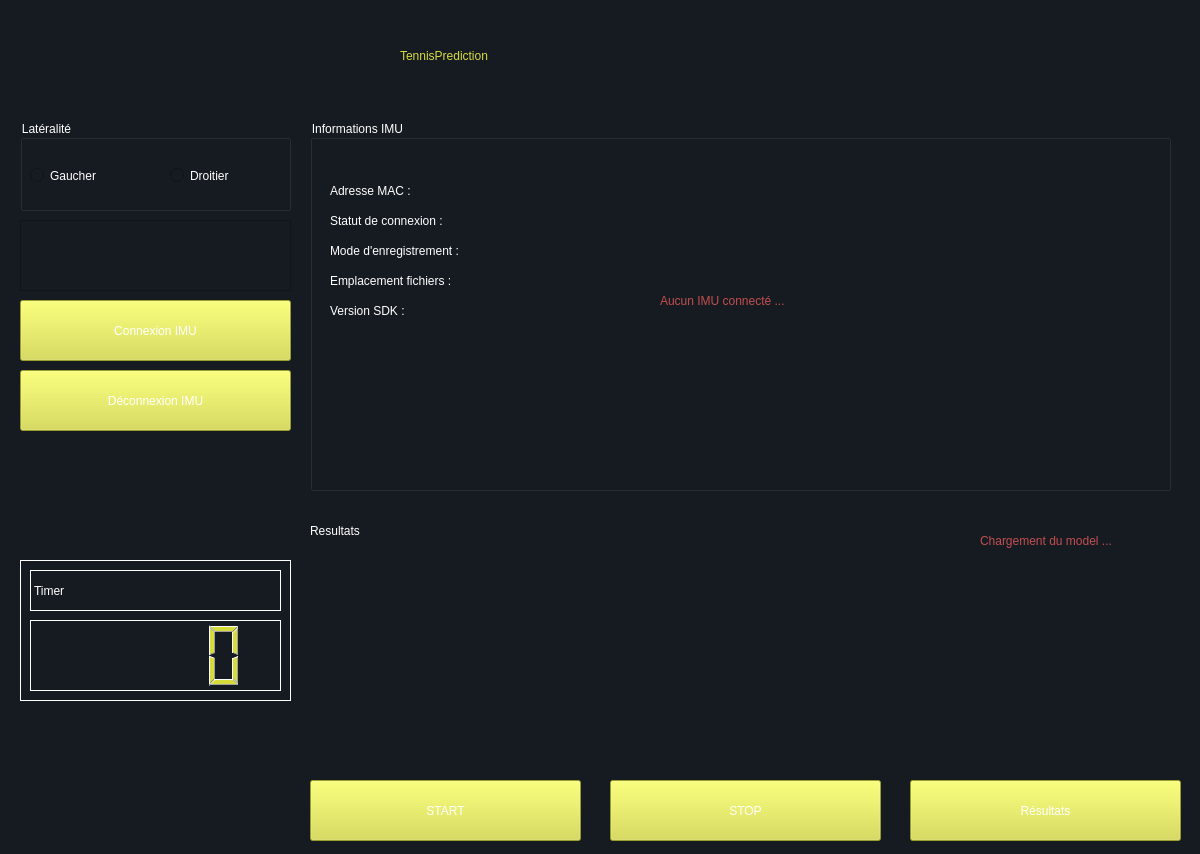
<?xml version="1.0" encoding="UTF-8"?>
<ui version="4.0">
 <class>mainWindow</class>
 <widget class="QWidget" name="mainWindow">
  <property name="geometry">
   <rect>
    <x>0</x>
    <y>0</y>
    <width>1200</width>
    <height>854</height>
   </rect>
  </property>
  <property name="maximumSize">
   <size>
    <width>1200</width>
    <height>854</height>
   </size>
  </property>
  <property name="windowTitle">
   <string>Form</string>
  </property>
  <property name="autoFillBackground">
   <bool>false</bool>
  </property>
  <property name="styleSheet">
   <string notr="true">background-color: rgb(22, 27, 34);</string>
  </property>
  <widget class="QGroupBox" name="laterality">
   <property name="geometry">
    <rect>
     <x>20</x>
     <y>120</y>
     <width>271</width>
     <height>91</height>
    </rect>
   </property>
   <property name="styleSheet">
    <string notr="true">color: rgb(255, 255, 255);
font: 75 16pt &quot;Sharp Sans Display No2&quot;;</string>
   </property>
   <property name="title">
    <string>Latéralité</string>
   </property>
   <widget class="QRadioButton" name="rightHanded">
    <property name="geometry">
     <rect>
      <x>150</x>
      <y>30</y>
      <width>101</width>
      <height>51</height>
     </rect>
    </property>
    <property name="styleSheet">
     <string notr="true">font: 75 8pt &quot;Sharp Sans Display No2&quot;;
font: 75 14pt &quot;Sharp Sans Display No2&quot;;</string>
    </property>
    <property name="text">
     <string>Droitier</string>
    </property>
   </widget>
   <widget class="QRadioButton" name="leftHanded">
    <property name="geometry">
     <rect>
      <x>10</x>
      <y>30</y>
      <width>111</width>
      <height>51</height>
     </rect>
    </property>
    <property name="styleSheet">
     <string notr="true">font: 75 8pt &quot;Sharp Sans Display No2&quot;;
font: 75 14pt &quot;Sharp Sans Display No2&quot;;</string>
    </property>
    <property name="text">
     <string>Gaucher</string>
    </property>
   </widget>
  </widget>
  <widget class="QLabel" name="title">
   <property name="geometry">
    <rect>
     <x>400</x>
     <y>20</y>
     <width>441</width>
     <height>71</height>
    </rect>
   </property>
   <property name="styleSheet">
    <string notr="true">font: 75 36pt &quot;Sharp Sans Display No2&quot;;
color: rgb(213, 220, 60);</string>
   </property>
   <property name="text">
    <string>TennisPrediction</string>
   </property>
  </widget>
  <widget class="QGroupBox" name="IMUinformations">
   <property name="geometry">
    <rect>
     <x>310</x>
     <y>120</y>
     <width>861</width>
     <height>371</height>
    </rect>
   </property>
   <property name="toolTip">
    <string>&lt;!DOCTYPE HTML PUBLIC &quot;-//W3C//DTD HTML 4.0//EN&quot; &quot;http://www.w3.org/TR/REC-html40/strict.dtd&quot;&gt;
&lt;html&gt;&lt;head&gt;&lt;meta name=&quot;qrichtext&quot; content=&quot;1&quot; /&gt;&lt;style type=&quot;text/css&quot;&gt;
p, li { white-space: pre-wrap; }
&lt;/style&gt;&lt;/head&gt;&lt;body style=&quot; font-family:'Sharp Sans Display No2'; font-size:14pt; font-weight:72; font-style:normal;&quot;&gt;
&lt;p style=&quot; margin-top:12px; margin-bottom:12px; margin-left:0px; margin-right:0px; -qt-block-indent:0; text-indent:0px;&quot;&gt;&lt;span style=&quot; font-size:10pt; color:#aa0000;&quot;&gt;Informations générale sur l'IMU connecté&lt;/span&gt;&lt;/p&gt;&lt;/body&gt;&lt;/html&gt;</string>
   </property>
   <property name="styleSheet">
    <string notr="true">font: 75 14pt &quot;Sharp Sans Display No2&quot;;
color: rgb(255, 255, 255);</string>
   </property>
   <property name="title">
    <string>Informations IMU</string>
   </property>
   <widget class="QLabel" name="message_connexion">
    <property name="geometry">
     <rect>
      <x>350</x>
      <y>130</y>
      <width>471</width>
      <height>101</height>
     </rect>
    </property>
    <property name="styleSheet">
     <string notr="true">color: rgb(193, 78, 78);</string>
    </property>
    <property name="text">
     <string>Aucun IMU connecté ...</string>
    </property>
   </widget>
   <widget class="QLabel" name="adresseMac">
    <property name="geometry">
     <rect>
      <x>20</x>
      <y>50</y>
      <width>221</width>
      <height>41</height>
     </rect>
    </property>
    <property name="styleSheet">
     <string notr="true">font: 7pt &quot;MS Shell Dlg 2&quot;;
font: 10pt &quot;MS Shell Dlg 2&quot;;</string>
    </property>
    <property name="text">
     <string>Adresse MAC :</string>
    </property>
   </widget>
   <widget class="QLabel" name="connexion_statut">
    <property name="geometry">
     <rect>
      <x>20</x>
      <y>80</y>
      <width>221</width>
      <height>41</height>
     </rect>
    </property>
    <property name="styleSheet">
     <string notr="true">font: 7pt &quot;MS Shell Dlg 2&quot;;
font: 10pt &quot;MS Shell Dlg 2&quot;;</string>
    </property>
    <property name="text">
     <string>Statut de connexion :</string>
    </property>
   </widget>
   <widget class="QLabel" name="sdk_version">
    <property name="geometry">
     <rect>
      <x>20</x>
      <y>170</y>
      <width>221</width>
      <height>41</height>
     </rect>
    </property>
    <property name="styleSheet">
     <string notr="true">font: 7pt &quot;MS Shell Dlg 2&quot;;
font: 10pt &quot;MS Shell Dlg 2&quot;;</string>
    </property>
    <property name="text">
     <string>Version SDK :</string>
    </property>
   </widget>
   <widget class="QLabel" name="file_path">
    <property name="geometry">
     <rect>
      <x>20</x>
      <y>140</y>
      <width>221</width>
      <height>41</height>
     </rect>
    </property>
    <property name="styleSheet">
     <string notr="true">font: 7pt &quot;MS Shell Dlg 2&quot;;
font: 10pt &quot;MS Shell Dlg 2&quot;;</string>
    </property>
    <property name="text">
     <string>Emplacement fichiers : </string>
    </property>
   </widget>
   <widget class="QLabel" name="mode_record">
    <property name="geometry">
     <rect>
      <x>20</x>
      <y>110</y>
      <width>221</width>
      <height>41</height>
     </rect>
    </property>
    <property name="styleSheet">
     <string notr="true">font: 7pt &quot;MS Shell Dlg 2&quot;;
font: 10pt &quot;MS Shell Dlg 2&quot;;</string>
    </property>
    <property name="text">
     <string>Mode d'enregistrement :</string>
    </property>
   </widget>
  </widget>
  <widget class="QLabel" name="results_label">
   <property name="geometry">
    <rect>
     <x>310</x>
     <y>510</y>
     <width>211</width>
     <height>41</height>
    </rect>
   </property>
   <property name="styleSheet">
    <string notr="true">color: rgb(255, 255, 255);
font: 75 20pt &quot;Sharp Sans Display No2&quot;;
</string>
   </property>
   <property name="text">
    <string>Resultats</string>
   </property>
  </widget>
  <widget class="QPushButton" name="startRecord">
   <property name="geometry">
    <rect>
     <x>310</x>
     <y>780</y>
     <width>271</width>
     <height>61</height>
    </rect>
   </property>
   <property name="styleSheet">
    <string notr="true">color:rgb(255, 255, 255);
background-color: rgb(213, 220, 60);
font: 22pt &quot;MS Shell Dlg 2&quot;;</string>
   </property>
   <property name="text">
    <string>START</string>
   </property>
  </widget>
  <widget class="QPushButton" name="resetRecord">
   <property name="geometry">
    <rect>
     <x>910</x>
     <y>780</y>
     <width>271</width>
     <height>61</height>
    </rect>
   </property>
   <property name="styleSheet">
    <string notr="true">color:rgb(255, 255, 255);
background-color: rgb(213, 220, 60);
font: 16pt &quot;MS Shell Dlg 2&quot;;</string>
   </property>
   <property name="text">
    <string>Résultats</string>
   </property>
  </widget>
  <widget class="QPushButton" name="stopRecord">
   <property name="geometry">
    <rect>
     <x>610</x>
     <y>780</y>
     <width>271</width>
     <height>61</height>
    </rect>
   </property>
   <property name="styleSheet">
    <string notr="true">color:rgb(255, 255, 255);
background-color: rgb(213, 220, 60);
font: 22pt &quot;MS Shell Dlg 2&quot;;</string>
   </property>
   <property name="text">
    <string>STOP</string>
   </property>
  </widget>
  <widget class="QFrame" name="timer_container">
   <property name="geometry">
    <rect>
     <x>20</x>
     <y>560</y>
     <width>271</width>
     <height>141</height>
    </rect>
   </property>
   <property name="styleSheet">
    <string notr="true">border: 1px solid rgb(255, 255, 255);</string>
   </property>
   <property name="frameShape">
    <enum>QFrame::StyledPanel</enum>
   </property>
   <property name="frameShadow">
    <enum>QFrame::Raised</enum>
   </property>
   <widget class="QLCDNumber" name="timer_ldc">
    <property name="geometry">
     <rect>
      <x>10</x>
      <y>60</y>
      <width>251</width>
      <height>71</height>
     </rect>
    </property>
    <property name="styleSheet">
     <string notr="true">color: rgb(213, 220, 60);
</string>
    </property>
    <property name="value" stdset="0">
     <double>0.000000000000000</double>
    </property>
   </widget>
   <widget class="QLabel" name="timer_label">
    <property name="geometry">
     <rect>
      <x>10</x>
      <y>10</y>
      <width>251</width>
      <height>41</height>
     </rect>
    </property>
    <property name="styleSheet">
     <string notr="true">color: rgb(255, 255, 255);
font: 75 20pt &quot;Sharp Sans Display No2&quot;;
font: 14pt &quot;MS Shell Dlg 2&quot;;</string>
    </property>
    <property name="text">
     <string>Timer </string>
    </property>
   </widget>
  </widget>
  <widget class="QPushButton" name="connetionBtn_2">
   <property name="geometry">
    <rect>
     <x>20</x>
     <y>300</y>
     <width>271</width>
     <height>61</height>
    </rect>
   </property>
   <property name="styleSheet">
    <string notr="true">color:rgb(255, 255, 255);
font: 10pt &quot;MS Shell Dlg 2&quot;;
background-color: rgb(213, 220, 60);</string>
   </property>
   <property name="text">
    <string>Connexion IMU</string>
   </property>
  </widget>
  <widget class="QListWidget" name="listWidget">
   <property name="geometry">
    <rect>
     <x>20</x>
     <y>220</y>
     <width>271</width>
     <height>71</height>
    </rect>
   </property>
   <property name="styleSheet">
    <string notr="true">font: 14pt &quot;MS Shell Dlg 2&quot;;
color: rgb(255, 255, 255);</string>
   </property>
  </widget>
  <widget class="QPushButton" name="connetionBtn_3">
   <property name="geometry">
    <rect>
     <x>20</x>
     <y>370</y>
     <width>271</width>
     <height>61</height>
    </rect>
   </property>
   <property name="styleSheet">
    <string notr="true">color:rgb(255, 255, 255);
font: 10pt &quot;MS Shell Dlg 2&quot;;
background-color: rgb(213, 220, 60);</string>
   </property>
   <property name="text">
    <string>Déconnexion IMU</string>
   </property>
  </widget>
  <widget class="QLabel" name="message_connexion_2">
   <property name="geometry">
    <rect>
     <x>980</x>
     <y>530</y>
     <width>201</width>
     <height>21</height>
    </rect>
   </property>
   <property name="styleSheet">
    <string notr="true">color: rgb(193, 78, 78);
font: 11pt &quot;MS Shell Dlg 2&quot;;</string>
   </property>
   <property name="text">
    <string>Chargement du model ...</string>
   </property>
  </widget>
  <widget class="QWidget" name="gridLayoutWidget">
   <property name="geometry">
    <rect>
     <x>310</x>
     <y>560</y>
     <width>871</width>
     <height>211</height>
    </rect>
   </property>
   <layout class="QGridLayout" name="gridLayout"/>
  </widget>
 </widget>
 <resources>
  <include location="../../ShotPredictionIMU/data/image.qrc"/>
 </resources>
 <connections/>
</ui>
